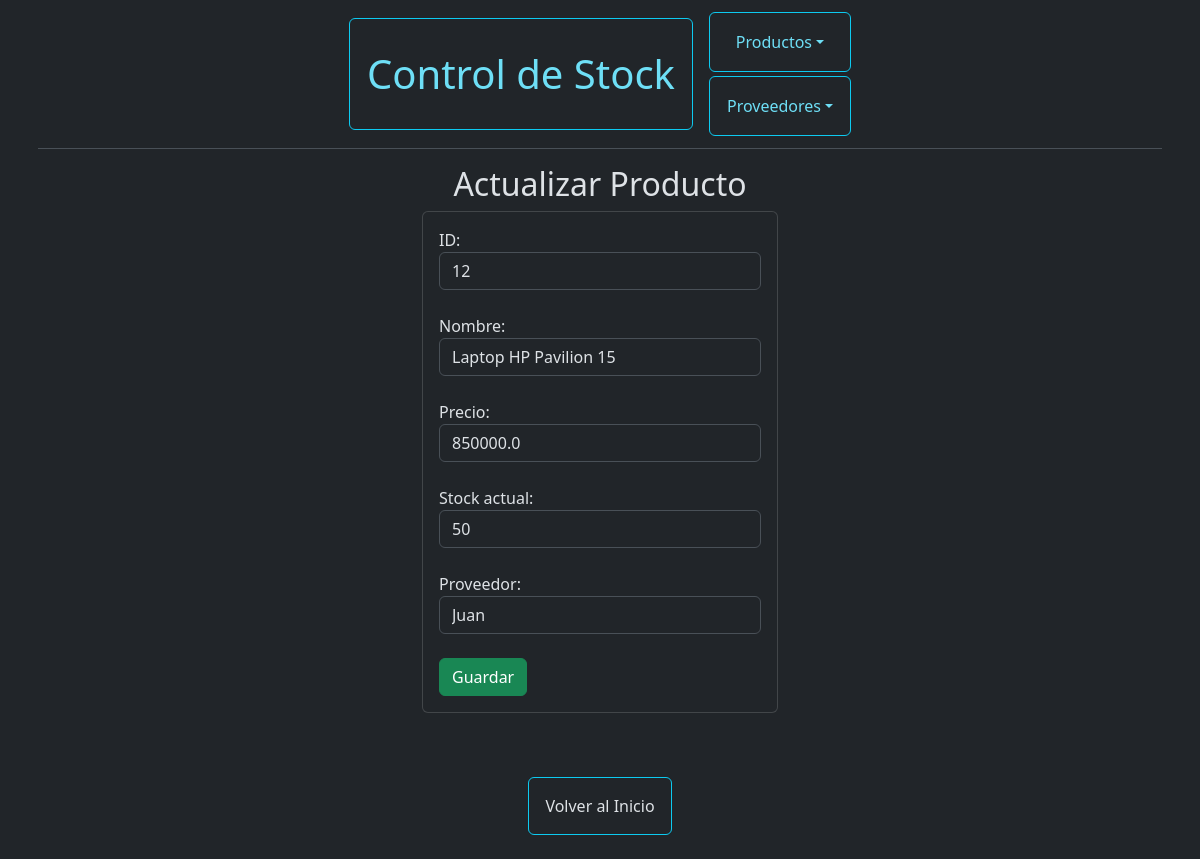
Screenshot of /productos/listar_productos/producto_a_actualizar/12/ with the database file from the repository.
### compra/models.py (models this page shows, shortened)
class Producto(models.Model):
    nombre = models.CharField(max_length=150)
    precio = models.FloatField(max_length=100)
    stock_actual = models.IntegerField()
    proveedor = models.ForeignKey(Proveedor, on_delete=models.CASCADE)

class Proveedor(models.Model):
    nombre = models.CharField(max_length=150)
    apellido = models.CharField(max_length=150)
    dni = models.IntegerField()

### compra/views.py (the view)
# urls.py: path('productos/listar_productos/producto_a_actualizar/<id>/', views.producto_a_actualizar, name='productos_a_actualizar'),
def producto_a_actualizar(request, id):
    producto = Producto.objects.get(id=id)
    return render (request, 'actualizar_producto.html', {'producto': producto})

### compra/templates/actualizar_producto.html (shortened to what this page needs)
{% extends "./base.html" %}
{% block body %}
<div class="row">
    <div class="col-md-4 offset-md-4">
        <h2>Actualizar Producto</h2>
        <div class="card">
            <div class="card-body">
                <form action="{% url 'actualizar_producto' %}" method="post">
                    <div class="form-group">
                        <label for='id'>ID:</label><br>
                        <input type='text'  name='id' class="form-control" value="{{producto.id}}" readonly ><br>
                    </div>
                    <div class="form-group">
                        <label for='nombre'>Nombre:</label><br>
                        <input type='text'  name='nombre' class="form-control" value="{{producto.nombre}}"><br>
                    </div>
                    <div class="form-group">
                        <label for='precio'>Precio:</label><br>
                        <input type="text"  name='precio'class="form-control" value="{{producto.precio}}"><br>
                    </div>
                    <div class="form-group">
                        <label for='stock_actual'>Stock actual:</label><br>
                        <input type="text" name='stock_actual' class="form-control" value="{{producto.stock_actual}}"><br>
                    </div>
                    <div class="form-group">
                        <label for='proveedor'>Proveedor:</label><br>
                        <select name="proveedor_id" class="form-control" readonly>
                            <option value="{{producto.proveedor.id}}" selected>{{producto.proveedor.nombre}}</option>
                        </select><br>
                    </div>
                    <div class="form-group">
                        <button type="submit" class="btn btn-success btn-block text-white">Guardar</button>
                    </div>
                </form>
            </div>
        </div>
    </div>
</div>
{% endblock %}

### StockControl/static/css/base.css (style rules this page uses)
h2 { text-align: center; }

### rows the page displays
Producto: id "12", nombre "Laptop HP Pavilion 15", precio "850000.0", stock_actual "50", proveedor_id "Juan"
